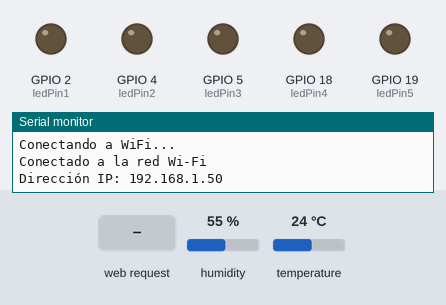
The sketch below on a simulated ESP32. Shown: output pins drawn as LEDs (lit = HIGH), the last lines printed to the serial monitor. Inputs (shaded band) come from the test bench; at power-on: humidity 55 %, temperature 24 °C. WiFi joins after 1.5 s; servers stay silent unless stated.

Above: at 3.2 s.
3.3 s: HTTP request GET /encender1 received
At 4.0 s:
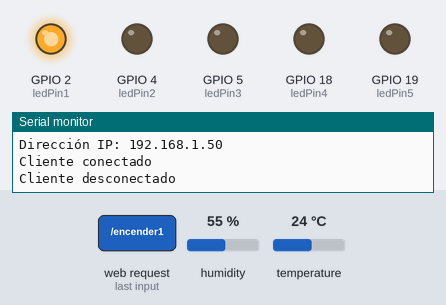
4.8 s: HTTP request GET /encender2 received
At 5.4 s:
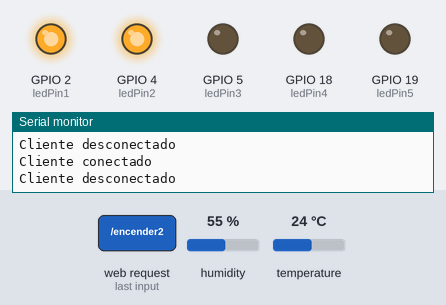
6.3 s: HTTP request GET /apagar1 received
At 7.5 s:
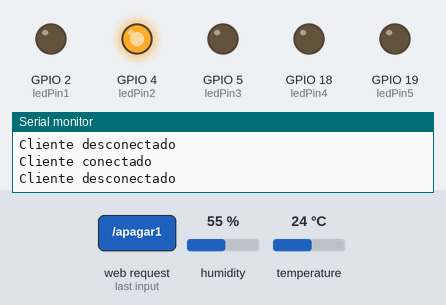
7.8 s: HTTP request GET /encender3 received
At 8.9 s:
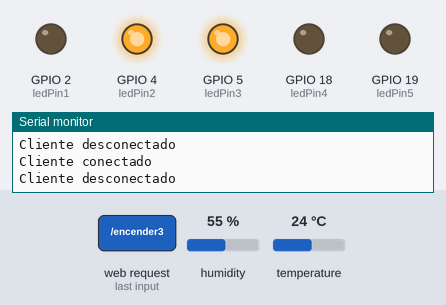
9.3 s: HTTP request GET /apagar2 received
At 9.7 s:
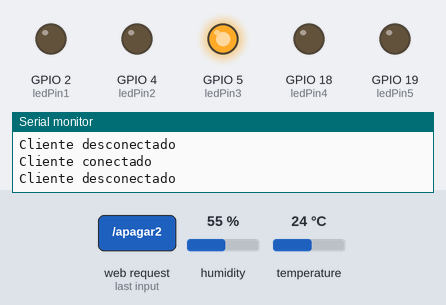
10.8 s: HTTP request GET /encender4 received
At 11.2 s:
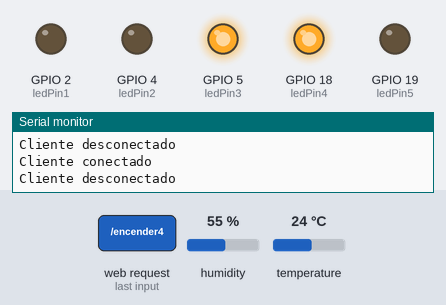
Timing chart, 0 to 13.3 s (numbered marks = the images above; inputs shaded):
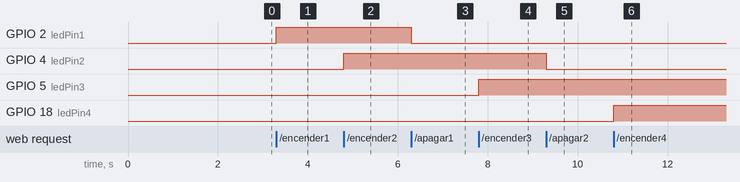

The sketch:

LedWifi.ino
```cpp
#include <WiFi.h>
#include <DHT.h>

const char* ssid = "Familia Batz";         // Nombre Wifi
const char* password = "Familiabatz123";   // Contraseña Wifi

const int ledPin1 = 2;   // Primer LED
const int ledPin2 = 4;   // Segundo LED
const int ledPin3 = 5;   // Tercer LED
const int ledPin4 = 18;  // Cuarto LED
const int ledPin5 = 19;  // Quinto LED

const int dhtPin = 14;   // Pin al que está conectado el sensor DHT11

WiFiServer server(80);
DHT dht(dhtPin, DHT11);

float humidity = 0.0;
float temperature = 0.0;

bool ledState1 = false;
bool ledState2 = false;
bool ledState3 = false;
bool ledState4 = false;
bool ledState5 = false;

String getLEDStateText(int ledNumber) {
  switch (ledNumber) {
    case 1:
      return ledState1 ? "Encendido" : "Apagado";
    case 2:
      return ledState2 ? "Encendido" : "Apagado";
    case 3:
      return ledState3 ? "Encendido" : "Apagado";
    case 4:
      return ledState4 ? "Encendido" : "Apagado";
    case 5:
      return ledState5 ? "Encendido" : "Apagado";
    default:
      return "Desconocido";
  }
}

void setup() {
  Serial.begin(115200);

  WiFi.begin(ssid, password);
  while (WiFi.status() != WL_CONNECTED) {
    delay(1000);
    Serial.println("Conectando a WiFi...");
  }
  Serial.println("Conectado a la red Wi-Fi");
  Serial.print("Dirección IP: ");
  Serial.println(WiFi.localIP());

  pinMode(ledPin1, OUTPUT);
  pinMode(ledPin2, OUTPUT);
  pinMode(ledPin3, OUTPUT);
  pinMode(ledPin4, OUTPUT);
  pinMode(ledPin5, OUTPUT);

  digitalWrite(ledPin1, LOW);
  digitalWrite(ledPin2, LOW);
  digitalWrite(ledPin3, LOW);
  digitalWrite(ledPin4, LOW);
  digitalWrite(ledPin5, LOW);

  dht.begin();

  server.begin();
}

void updateSensorData() {
  humidity = dht.readHumidity();
  temperature = dht.readTemperature();
}

void loop() {
  WiFiClient client = server.available();
  if (!client) {
    return;
  }

  Serial.println("Cliente conectado");

  String request = client.readStringUntil('\r');
  client.flush();

  if (request.indexOf("/encender1") != -1) {
    digitalWrite(ledPin1, HIGH);
    ledState1 = true;
  } else if (request.indexOf("/apagar1") != -1) {
    digitalWrite(ledPin1, LOW);
    ledState1 = false;
  }

  if (request.indexOf("/encender2") != -1) {
    digitalWrite(ledPin2, HIGH);
    ledState2 = true;
  } else if (request.indexOf("/apagar2") != -1) {
    digitalWrite(ledPin2, LOW);
    ledState2 = false;
  }

  if (request.indexOf("/encender3") != -1) {
    digitalWrite(ledPin3, HIGH);
    ledState3 = true;
  } else if (request.indexOf("/apagar3") != -1) {
    digitalWrite(ledPin3, LOW);
    ledState3 = false;
  }

  if (request.indexOf("/encender4") != -1) {
    digitalWrite(ledPin4, HIGH);
    ledState4 = true;
  } else if (request.indexOf("/apagar4") != -1) {
    digitalWrite(ledPin4, LOW);
    ledState4 = false;
  }

  if (request.indexOf("/encender5") != -1) {
    digitalWrite(ledPin5, HIGH);
    ledState5 = true;
  } else if (request.indexOf("/apagar5") != -1) {
    digitalWrite(ledPin5, LOW);
    ledState5 = false;
  }

  updateSensorData();

  String response = "HTTP/1.1 200 OK\r\nContent-Type: text/html\r\n\r\n<!DOCTYPE HTML>\r\n";
  response += "<html><head>";
  response += "<meta charset=\"UTF-8\">";
  response += "<style>";
  response += "body { font-family: Arial, sans-serif; text-align: center; }";
  response += "h1 { color: #333; }";
  response += "button { padding: 10px 20px; font-size: 18px; margin: 10px; border-radius: 25px; }";
  response += ".encender { background-color: green; color: white; }";
  response += ".apagar { background-color: red; color: white; }";
  response += ".estado { font-size: 20px; margin-top: 10px; }";
  response += ".progress-bar { width: 200px; background-color: #f3f3f3; border: 1px solid #ccc; border-radius: 5px; display: inline-block; margin-top: 10px; }";
  response += ".progress-bar .progress { width: 0; height: 20px; border-radius: 5px; text-align: right; }";
  response += ".progress-bar .progress .value { padding-right: 5px; color: #fff; }";  // Color del texto
  response += ".progress-bar .progress.temperature { background-color: #3498db; }";  // Color de la barra para temperatura
  response += ".progress-bar .progress.humidity { background-color: #e74c3c; }";  // Color de la barra para humedad
  response += "</style>";
  response += "</head><body>";
  response += "<h1>Control de Luces</h1>";

  // Encender/Apagar LED y mostrar estado
  for (int i = 1; i <= 5; i++) {
    response += "<div>";
    response += "<button class=\"encender\" onclick=\"encenderLED(" + String(i) + ")\">Encender Luz " + String(i) + "</button>";
    response += "<button class=\"apagar\" onclick=\"apagarLED(" + String(i) + ")\">Apagar Luz " + String(i) + "</button>";
    response += "<div id=\"estado" + String(i) + "\" class=\"estado\">Estado: " + getLEDStateText(i) + "</div>";
    response += "</div>";
  }

  // Mostrar datos de sensor y barras de progreso
  response += "<div id=\"dhtInfo\">";
  response += "<h1>Temperatura y humedad de la casa</h1>";
  response += "<h2>Temperatura</h2>";
  response += "<div class=\"progress-bar\"><div class=\"progress temperature\" style=\"width: " + String(temperature) + "%\"><span class=\"value\">" + String(temperature) + "</span>°C</div></div>";
  response += "<h2>Humedad</h2>";
  response += "<div class=\"progress-bar\"><div class=\"progress humidity\" style=\"width: " + String(humidity) + "%\"><span class=\"value\">" + String(humidity) + "</span>%</div></div>";
  response += "</div>";

  response += "<script>";
  response += "function encenderLED(led) {";
  response += "  var xhttp = new XMLHttpRequest();";
  response += "  xhttp.open(\"GET\", \"/encender\" + led, true);";
  response += "  xhttp.send();";
  response += "  updateLEDState(led, true);";
  response += "}";

  response += "function apagarLED(led) {";
  response += "  var xhttp = new XMLHttpRequest();";
  response += "  xhttp.open(\"GET\", \"/apagar\" + led, true);";
  response += "  xhttp.send();";
  response += "  updateLEDState(led, false);";
  response += "}";

  response += "function updateLEDState(led, state) {";
  response += "  var element = document.getElementById('estado' + led);";
  response += "  element.innerHTML = 'Estado: ' + (state ? 'Encendido' : 'Apagado');";
  response += "}";
  response += "setInterval(function() {";
  response += "  var xhttp = new XMLHttpRequest();";
  response += "  xhttp.onreadystatechange = function() {";
  response += "    if (this.readyState == 4 && this.status == 200) {";
  response += "      var data = JSON.parse(this.responseText);";
  response += "      document.querySelector('.temperature .progress').style.width = data.temperature + '%';";
  response += "      document.querySelector('.temperature .value').innerHTML = data.temperature;";
  response += "      document.querySelector('.humidity .progress').style.width = data.humidity + '%';";
  response += "      document.querySelector('.humidity .value').innerHTML = data.humidity;";
  response += "    }";
  response += "  };";
  response += "  xhttp.open('GET', '/data', true);";
  response += "  xhttp.send();";
  response += "}, 5000);";  // Actualizar cada 5 segundos
  response += "</script>";
  response += "</body></html>";

  client.print(response);
  delay(1);
  Serial.println("Cliente desconectado");
}
```

Measured:
- after the input at 3.3 s, GPIO 2 (ledPin1): LOW → HIGH at once
- after the input at 4.8 s, GPIO 4 (ledPin2): LOW → HIGH at once
- after the input at 6.3 s, GPIO 2 (ledPin1): HIGH → LOW at once
- after the input at 7.8 s, GPIO 5 (ledPin3): LOW → HIGH at once
- after the input at 9.3 s, GPIO 4 (ledPin2): HIGH → LOW at once
- after the input at 10.8 s, GPIO 18 (ledPin4): LOW → HIGH at once
